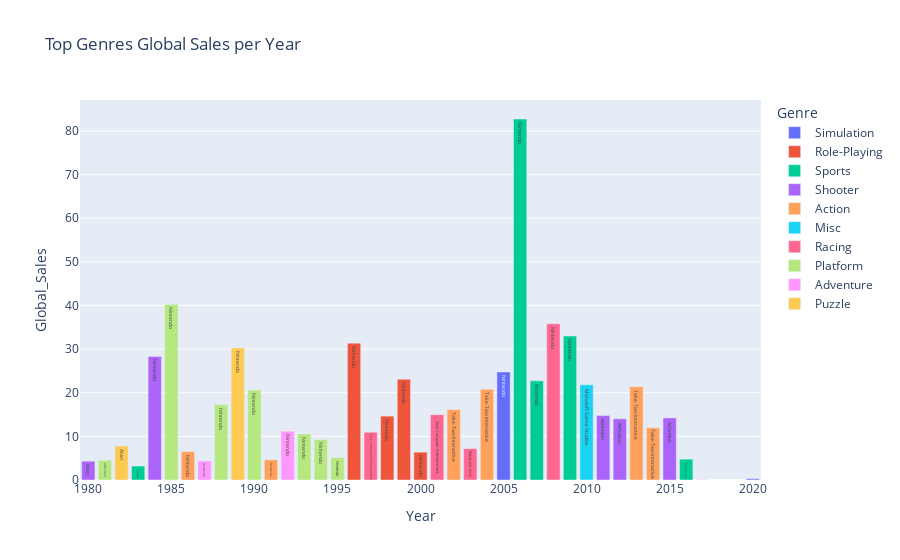

Notebook code for this chart:
### Code cell
fig = px.bar(publisher_genres_all, x=publisher_genres_all.index, y=publisher_genres_all.Global_Sales, color=publisher_genres_all.Genre, 
             title= "Top Genres Global Sales per Year", text="Publisher")
fig.update_traces(textposition='inside')
fig.update_layout(uniformtext_minsize=8)

fig.show()

### Figure 1 — Plotly figure (JSON) as saved in the notebook; plotly's stock layout.template omitted (floating-point values rounded to 4 significant figures)
{"data": [{"alignmentgroup": "True", "hovertemplate": "Genre=Simulation<br>Year=%{x}<br>Global_Sales=%{y}<br>Publisher=%{text}<extra></extra>", "legendgroup": "Simulation", "marker": {"color": "#636efa", "pattern": {"shape": ""}}, "name": "Simulation", "offsetgroup": "Simulation", "orientation": "v", "showlegend": true, "text": ["Ubisoft", "Nintendo"], "textposition": "inside", "type": "bar", "x": [2020, 2005], "xaxis": "x", "y": [0.29, 24.76], "yaxis": "y"}, {"alignmentgroup": "True", "hovertemplate": "Genre=Role-Playing<br>Year=%{x}<br>Global_Sales=%{y}<br>Publisher=%{text}<extra></extra>", "legendgroup": "Role-Playing", "marker": {"color": "#EF553B", "pattern": {"shape": ""}}, "name": "Role-Playing", "offsetgroup": "Role-Playing", "orientation": "v", "showlegend": true, "text": ["Sega", "Nintendo", "Nintendo", "Nintendo", "Nintendo"], "textposition": "inside", "type": "bar", "x": [2017, 2000, 1999, 1998, 1996], "xaxis": "x", "y": [0.03, 6.39, 23.1, 14.64, 31.37], "yaxis": "y"}, {"alignmentgroup": "True", "hovertemplate": "Genre=Sports<br>Year=%{x}<br>Global_Sales=%{y}<br>Publisher=%{text}<extra></extra>", "legendgroup": "Sports", "marker": {"color": "#00cc96", "pattern": {"shape": ""}}, "name": "Sports", "offsetgroup": "Sports", "orientation": "v", "showlegend": true, "text": ["Electronic Arts", "Nintendo", "Nintendo", "Nintendo", "Nintendo"], "textposition": "inside", "type": "bar", "x": [2016, 2009, 2007, 2006, 1983], "xaxis": "x", "y": [4.77, 33, 22.72, 82.74, 3.2], "yaxis": "y"}, {"alignmentgroup": "True", "hovertemplate": "Genre=Shooter<br>Year=%{x}<br>Global_Sales=%{y}<br>Publisher=%{text}<extra></extra>", "legendgroup": "Shooter", "marker": {"color": "#ab63fa", "pattern": {"shape": ""}}, "name": "Shooter", "offsetgroup": "Shooter", "orientation": "v", "showlegend": true, "text": ["Activision", "Activision", "Activision", "Nintendo", "Atari"], "textposition": "inside", "type": "bar", "x": [2015, 2012, 2011, 1984, 1980], "xaxis": "x", "y": [14.24, 14.03, 14.76, 28.31, 4.31], "yaxis": "y"}, {"alignmentgroup": "True", "hovertemplate": "Genre=Action<br>Year=%{x}<br>Global_Sales=%{y}<br>Publisher=%{text}<extra></extra>", "legendgroup": "Action", "marker": {"color": "#FFA15A", "pattern": {"shape": ""}}, "name": "Action", "offsetgroup": "Action", "orientation": "v", "showlegend": true, "text": ["Take-Two Interactive", "Take-Two Interactive", "Take-Two Interactive", "Take-Two Interactive", "Nintendo", "Nintendo"], "textposition": "inside", "type": "bar", "x": [2014, 2013, 2004, 2002, 1991, 1986], "xaxis": "x", "y": [11.98, 21.4, 20.81, 16.15, 4.61, 6.51], "yaxis": "y"}, {"alignmentgroup": "True", "hovertemplate": "Genre=Misc<br>Year=%{x}<br>Global_Sales=%{y}<br>Publisher=%{text}<extra></extra>", "legendgroup": "Misc", "marker": {"color": "#19d3f3", "pattern": {"shape": ""}}, "name": "Misc", "offsetgroup": "Misc", "orientation": "v", "showlegend": true, "text": ["Microsoft Game Studios"], "textposition": "inside", "type": "bar", "x": [2010], "xaxis": "x", "y": [21.82], "yaxis": "y"}, {"alignmentgroup": "True", "hovertemplate": "Genre=Racing<br>Year=%{x}<br>Global_Sales=%{y}<br>Publisher=%{text}<extra></extra>", "legendgroup": "Racing", "marker": {"color": "#FF6692", "pattern": {"shape": ""}}, "name": "Racing", "offsetgroup": "Racing", "orientation": "v", "showlegend": true, "text": ["Nintendo", "Electronic Arts", "Sony Computer Entertainment", "Sony Computer Entertainment"], "textposition": "inside", "type": "bar", "x": [2008, 2003, 2001, 1997], "xaxis": "x", "y": [35.82, 7.2, 14.98, 10.95], "yaxis": "y"}, {"alignmentgroup": "True", "hovertemplate": "Genre=Platform<br>Year=%{x}<br>Global_Sales=%{y}<br>Publisher=%{text}<extra></extra>", "legendgroup": "Platform", "marker": {"color": "#B6E880", "pattern": {"shape": ""}}, "name": "Platform", "offsetgroup": "Platform", "orientation": "v", "showlegend": true, "text": ["Nintendo", "Nintendo", "Nintendo", "Nintendo", "Nintendo", "Nintendo", "Activision"], "textposition": "inside", "type": "bar", "x": [1995, 1994, 1993, 1990, 1988, 1985, 1981], "xaxis": "x", "y": [5.15, 9.3, 10.55, 20.61, 17.28, 40.24, 4.5], "yaxis": "y"}, {"alignmentgroup": "True", "hovertemplate": "Genre=Adventure<br>Year=%{x}<br>Global_Sales=%{y}<br>Publisher=%{text}<extra></extra>", "legendgroup": "Adventure", "marker": {"color": "#FF97FF", "pattern": {"shape": ""}}, "name": "Adventure", "offsetgroup": "Adventure", "orientation": "v", "showlegend": true, "text": ["Nintendo", "Nintendo"], "textposition": "inside", "type": "bar", "x": [1992, 1987], "xaxis": "x", "y": [11.18, 4.38], "yaxis": "y"}, {"alignmentgroup": "True", "hovertemplate": "Genre=Puzzle<br>Year=%{x}<br>Global_Sales=%{y}<br>Publisher=%{text}<extra></extra>", "legendgroup": "Puzzle", "marker": {"color": "#FECB52", "pattern": {"shape": ""}}, "name": "Puzzle", "offsetgroup": "Puzzle", "orientation": "v", "showlegend": true, "text": ["Nintendo", "Atari"], "textposition": "inside", "type": "bar", "x": [1989, 1982], "xaxis": "x", "y": [30.26, 7.81], "yaxis": "y"}], "layout": {"barmode": "relative", "legend": {"title": {"text": "Genre"}, "tracegroupgap": 0}, "title": {"text": "Top Genres Global Sales per Year"}, "uniformtext": {"minsize": 8}, "xaxis": {"anchor": "y", "domain": [0, 1], "title": {"text": "Year"}}, "yaxis": {"anchor": "x", "domain": [0, 1], "title": {"text": "Global_Sales"}}}}
